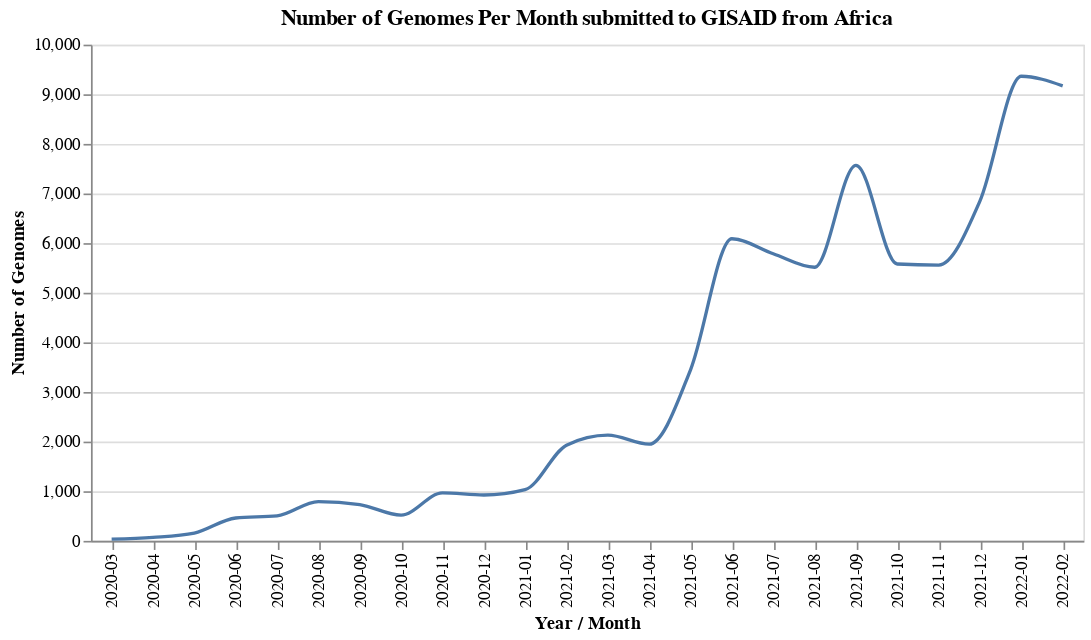

The cell this chart's notebook holds for it:
### Code cell
def date_greater_filter(date, cutoff):
    date_parts = date.split('-')
    date_day = int(date_parts[2]) if len(date_parts) == 3 else 0
    date_month = int(date_parts[1]) if len(date_parts) >= 2 else 0
    date_year = int(date_parts[0])
    return [date_year, date_month, date_day] >= cutoff

def date_lesser_filter(date, cutoff):
    return not date_greater_filter(date, cutoff)

data = africa_metadata[africa_metadata.apply(lambda r:date_lesser_filter(r['date_submitted'], [2022,3,1]), axis=1)]
alt.Chart(data.groupby('date_submitted_yearmon').count().reset_index(), title="Number of Genomes Per Month submitted to GISAID from Africa", width=600).mark_line(interpolate="monotone").encode(
    alt.X("date_submitted_yearmon", title="Year / Month"), 
    alt.Y('virus', title="Number of Genomes"))

### Figure 1 — Vega-Lite specification as saved in the notebook (floating-point values rounded to 4 significant figures)
{"config": {"view": {"continuousWidth": 400, "continuousHeight": 300}}, "data": {"name": "data-60461e9de51ecef770f11f85641123b3"}, "mark": {"type": "line", "interpolate": "monotone"}, "encoding": {"x": {"type": "nominal", "field": "date_submitted_yearmon", "title": "Year / Month"}, "y": {"type": "quantitative", "field": "virus", "title": "Number of Genomes"}}, "title": "Number of Genomes Per Month submitted to GISAID from Africa", "width": 600, "$schema": "https://vega.github.io/schema/vega-lite/v4.8.1.json", "datasets": {"data-60461e9de51ecef770f11f85641123b3": [{"date_submitted_yearmon": "2020-03", "virus": 35, "gisaid_epi_isl": 35, "genbank_accession": 35, "date": 35, "region": 35, "country": 35, "division": 35, "location": 7, "region_exposure": 35, "country_exposure": 35, "division_exposure": 35, "segment": 35, "length": 35, "host": 35, "age": 35, "sex": 35, "Nextstrain_clade": 35, "pango_lineage": 35, "GISAID_clade": 35, "originating_lab": 35, "submitting_lab": 35, "authors": 35, "url": 35, "title": 35, "paper_url": 35, "date_submitted": 35, "purpose_of_sequencing": 0, "date_yearmon": 35, "days_to_submit": 35}, {"date_submitted_yearmon": "2020-04", "virus": 71, "gisaid_epi_isl": 71, "genbank_accession": 71, "date": 71, "region": 71, "country": 71, "division": 71, "location": 17, "region_exposure": 71, "country_exposure": 71, "division_exposure": 71, "segment": 71, "length": 71, "host": 71, "age": 71, "sex": 71, "Nextstrain_clade": 71, "pango_lineage": 71, "GISAID_clade": 71, "originating_lab": 71, "submitting_lab": 71, "authors": 71, "url": 71, "title": 71, "paper_url": 71, "date_submitted": 71, "purpose_of_sequencing": 0, "date_yearmon": 71, "days_to_submit": 71}, {"date_submitted_yearmon": "2020-05", "virus": 158, "gisaid_epi_isl": 158, "genbank_accession": 158, "date": 158, "region": 158, "country": 158, "division": 158, "location": 0, "region_exposure": 158, "country_exposure": 158, "division_exposure": 158, "segment": 158, "length": 158, "host": 158, "age": 158, "sex": 158, "Nextstrain_clade": 158, "pango_lineage": 158, "GISAID_clade": 158, "originating_lab": 158, "submitting_lab": 158, "authors": 158, "url": 158, "title": 158, "paper_url": 158, "date_submitted": 158, "purpose_of_sequencing": 0, "date_yearmon": 158, "days_to_submit": 158}, {"date_submitted_yearmon": "2020-06", "virus": 461, "gisaid_epi_isl": 461, "genbank_accession": 461, "date": 461, "region": 461, "country": 461, "division": 461, "location": 110, "region_exposure": 461, "country_exposure": 461, "division_exposure": 461, "segment": 461, "length": 461, "host": 461, "age": 461, "sex": 461, "Nextstrain_clade": 461, "pango_lineage": 461, "GISAID_clade": 461, "originating_lab": 461, "submitting_lab": 461, "authors": 461, "url": 461, "title": 461, "paper_url": 461, "date_submitted": 461, "purpose_of_sequencing": 0, "date_yearmon": 461, "days_to_submit": 461}, {"date_submitted_yearmon": "2020-07", "virus": 503, "gisaid_epi_isl": 503, "genbank_accession": 503, "date": 503, "region": 503, "country": 503, "division": 503, "location": 244, "region_exposure": 503, "country_exposure": 503, "division_exposure": 503, "segment": 503, "length": 503, "host": 503, "age": 503, "sex": 503, "Nextstrain_clade": 503, "pango_lineage": 503, "GISAID_clade": 503, "originating_lab": 503, "submitting_lab": 503, "authors": 503, "url": 503, "title": 503, "paper_url": 503, "date_submitted": 503, "purpose_of_sequencing": 0, "date_yearmon": 503, "days_to_submit": 503}, {"date_submitted_yearmon": "2020-08", "virus": 791, "gisaid_epi_isl": 791, "genbank_accession": 791, "date": 791, "region": 791, "country": 791, "division": 791, "location": 498, "region_exposure": 791, "country_exposure": 791, "division_exposure": 791, "segment": 791, "length": 791, "host": 791, "age": 791, "sex": 791, "Nextstrain_clade": 791, "pango_lineage": 791, "GISAID_clade": 791, "originating_lab": 791, "submitting_lab": 791, "authors": 791, "url": 791, "title": 791, "paper_url": 791, "date_submitted": 791, "purpose_of_sequencing": 0, "date_yearmon": 791, "days_to_submit": 791}, {"date_submitted_yearmon": "2020-09", "virus": 731, "gisaid_epi_isl": 731, "genbank_accession": 731, "date": 731, "region": 731, "country": 731, "division": 731, "location": 266, "region_exposure": 731, "country_exposure": 731, "division_exposure": 731, "segment": 731, "length": 731, "host": 731, "age": 731, "sex": 731, "Nextstrain_clade": 731, "pango_lineage": 731, "GISAID_clade": 731, "originating_lab": 731, "submitting_lab": 731, "authors": 731, "url": 731, "title": 731, "paper_url": 731, "date_submitted": 731, "purpose_of_sequencing": 0, "date_yearmon": 731, "days_to_submit": 731}, {"date_submitted_yearmon": "2020-10", "virus": 518, "gisaid_epi_isl": 518, "genbank_accession": 518, "date": 518, "region": 518, "country": 518, "division": 518, "location": 316, "region_exposure": 518, "country_exposure": 518, "division_exposure": 518, "segment": 518, "length": 518, "host": 518, "age": 518, "sex": 518, "Nextstrain_clade": 518, "pango_lineage": 518, "GISAID_clade": 518, "originating_lab": 518, "submitting_lab": 518, "authors": 518, "url": 518, "title": 518, "paper_url": 518, "date_submitted": 518, "purpose_of_sequencing": 0, "date_yearmon": 518, "days_to_submit": 518}, {"date_submitted_yearmon": "2020-11", "virus": 966, "gisaid_epi_isl": 966, "genbank_accession": 966, "date": 966, "region": 966, "country": 966, "division": 966, "location": 517, "region_exposure": 966, "country_exposure": 966, "division_exposure": 966, "segment": 966, "length": 966, "host": 966, "age": 966, "sex": 966, "Nextstrain_clade": 966, "pango_lineage": 966, "GISAID_clade": 966, "originating_lab": 966, "submitting_lab": 966, "authors": 966, "url": 966, "title": 966, "paper_url": 966, "date_submitted": 966, "purpose_of_sequencing": 0, "date_yearmon": 966, "days_to_submit": 966}, {"date_submitted_yearmon": "2020-12", "virus": 924, "gisaid_epi_isl": 924, "genbank_accession": 924, "date": 924, "region": 924, "country": 924, "division": 924, "location": 523, "region_exposure": 924, "country_exposure": 924, "division_exposure": 924, "segment": 924, "length": 924, "host": 924, "age": 924, "sex": 924, "Nextstrain_clade": 924, "pango_lineage": 924, "GISAID_clade": 924, "originating_lab": 924, "submitting_lab": 924, "authors": 924, "url": 924, "title": 924, "paper_url": 924, "date_submitted": 924, "purpose_of_sequencing": 0, "date_yearmon": 924, "days_to_submit": 924}, {"date_submitted_yearmon": "2021-01", "virus": 1032, "gisaid_epi_isl": 1032, "genbank_accession": 1032, "date": 1032, "region": 1032, "country": 1032, "division": 1032, "location": 234, "region_exposure": 1032, "country_exposure": 1032, "division_exposure": 1032, "segment": 1032, "length": 1032, "host": 1032, "age": 1032, "sex": 1032, "Nextstrain_clade": 1032, "pango_lineage": 1032, "GISAID_clade": 1032, "originating_lab": 1032, "submitting_lab": 1032, "authors": 1032, "url": 1032, "title": 1032, "paper_url": 1032, "date_submitted": 1032, "purpose_of_sequencing": 0, "date_yearmon": 1032, "days_to_submit": 1032}, {"date_submitted_yearmon": "2021-02", "virus": 1929, "gisaid_epi_isl": 1929, "genbank_accession": 1929, "date": 1929, "region": 1929, "country": 1929, "division": 1929, "location": 546, "region_exposure": 1929, "country_exposure": 1929, "division_exposure": 1929, "segment": 1929, "length": 1929, "host": 1929, "age": 1929, "sex": 1929, "Nextstrain_clade": 1929, "pango_lineage": 1929, "GISAID_clade": 1929, "originating_lab": 1929, "submitting_lab": 1929, "authors": 1929, "url": 1929, "title": 1929, "paper_url": 1929, "date_submitted": 1929, "purpose_of_sequencing": 0, "date_yearmon": 1929, "days_to_submit": 1929}, {"date_submitted_yearmon": "2021-03", "virus": 2130, "gisaid_epi_isl": 2130, "genbank_accession": 2130, "date": 2130, "region": 2130, "country": 2130, "division": 2130, "location": 717, "region_exposure": 2130, "country_exposure": 2130, "division_exposure": 2130, "segment": 2130, "length": 2130, "host": 2130, "age": 2130, "sex": 2130, "Nextstrain_clade": 2130, "pango_lineage": 2130, "GISAID_clade": 2130, "originating_lab": 2130, "submitting_lab": 2130, "authors": 2130, "url": 2130, "title": 2130, "paper_url": 2130, "date_submitted": 2130, "purpose_of_sequencing": 0, "date_yearmon": 2130, "days_to_submit": 2130}, {"date_submitted_yearmon": "2021-04", "virus": 1948, "gisaid_epi_isl": 1948, "genbank_accession": 1948, "date": 1948, "region": 1948, "country": 1948, "division": 1948, "location": 819, "region_exposure": 1948, "country_exposure": 1948, "division_exposure": 1948, "segment": 1948, "length": 1948, "host": 1948, "age": 1948, "sex": 1948, "Nextstrain_clade": 1948, "pango_lineage": 1948, "GISAID_clade": 1948, "originating_lab": 1948, "submitting_lab": 1948, "authors": 1948, "url": 1948, "title": 1948, "paper_url": 1948, "date_submitted": 1948, "purpose_of_sequencing": 0, "date_yearmon": 1948, "days_to_submit": 1948}, {"date_submitted_yearmon": "2021-05", "virus": 3448, "gisaid_epi_isl": 3448, "genbank_accession": 3448, "date": 3448, "region": 3448, "country": 3448, "division": 3448, "location": 605, "region_exposure": 3448, "country_exposure": 3448, "division_exposure": 3448, "segment": 3448, "length": 3448, "host": 3448, "age": 3448, "sex": 3448, "Nextstrain_clade": 3448, "pango_lineage": 3448, "GISAID_clade": 3448, "originating_lab": 3448, "submitting_lab": 3448, "authors": 3448, "url": 3448, "title": 3448, "paper_url": 3448, "date_submitted": 3448, "purpose_of_sequencing": 0, "date_yearmon": 3448, "days_to_submit": 3448}, {"date_submitted_yearmon": "2021-06", "virus": 6088, "gisaid_epi_isl": 6088, "genbank_accession": 6088, "date": 6088, "region": 6088, "country": 6088, "division": 6088, "location": 1896, "region_exposure": 6088, "country_exposure": 6088, "division_exposure": 6088, "segment": 6088, "length": 6088, "host": 6088, "age": 6088, "sex": 6088, "Nextstrain_clade": 6088, "pango_lineage": 6088, "GISAID_clade": 6088, "originating_lab": 6088, "submitting_lab": 6088, "authors": 6088, "url": 6088, "title": 6088, "paper_url": 6088, "date_submitted": 6088, "purpose_of_sequencing": 0, "date_yearmon": 6088, "days_to_submit": 6088}, {"date_submitted_yearmon": "2021-07", "virus": 5787, "gisaid_epi_isl": 5787, "genbank_accession": 5787, "date": 5787, "region": 5787, "country": 5787, "division": 5787, "location": 1808, "region_exposure": 5787, "country_exposure": 5787, "division_exposure": 5787, "segment": 5787, "length": 5787, "host": 5787, "age": 5787, "sex": 5787, "Nextstrain_clade": 5787, "pango_lineage": 5787, "GISAID_clade": 5787, "originating_lab": 5787, "submitting_lab": 5787, "authors": 5787, "url": 5787, "title": 5787, "paper_url": 5787, "date_submitted": 5787, "purpose_of_sequencing": 0, "date_yearmon": 5787, "days_to_submit": 5787}, {"date_submitted_yearmon": "2021-08", "virus": 5514, "gisaid_epi_isl": 5514, "genbank_accession": 5514, "date": 5514, "region": 5514, "country": 5514, "division": 5514, "location": 1798, "region_exposure": 5514, "country_exposure": 5514, "division_exposure": 5514, "segment": 5514, "length": 5514, "host": 5514, "age": 5514, "sex": 5514, "Nextstrain_clade": 5514, "pango_lineage": 5514, "GISAID_clade": 5514, "originating_lab": 5514, "submitting_lab": 5514, "authors": 5514, "url": 5514, "title": 5514, "paper_url": 5514, "date_submitted": 5514, "purpose_of_sequencing": 0, "date_yearmon": 5514, "days_to_submit": 5514}, {"date_submitted_yearmon": "2021-09", "virus": 7567, "gisaid_epi_isl": 7567, "genbank_accession": 7567, "date": 7567, "region": 7567, "country": 7567, "division": 7567, "location": 2128, "region_exposure": 7567, "country_exposure": 7567, "division_exposure": 7567, "segment": 7567, "length": 7567, "host": 7567, "age": 7567, "sex": 7567, "Nextstrain_clade": 7567, "pango_lineage": 7567, "GISAID_clade": 7567, "originating_lab": 7567, "submitting_lab": 7567, "authors": 7567, "url": 7567, "title": 7567, "paper_url": 7567, "date_submitted": 7567, "purpose_of_sequencing": 0, "date_yearmon": 7567, "days_to_submit": 7567}, {"date_submitted_yearmon": "2021-10", "virus": 5580, "gisaid_epi_isl": 5580, "genbank_accession": 5580, "date": 5580, "region": 5580, "country": 5580, "division": 5580, "location": 1203, "region_exposure": 5580, "country_exposure": 5580, "division_exposure": 5580, "segment": 5580, "length": 5580, "host": 5580, "age": 5580, "sex": 5580, "Nextstrain_clade": 5580, "pango_lineage": 5580, "GISAID_clade": 5580, "originating_lab": 5580, "submitting_lab": 5580, "authors": 5580, "url": 5580, "title": 5580, "paper_url": 5580, "date_submitted": 5580, "purpose_of_sequencing": 0, "date_yearmon": 5580, "days_to_submit": 5580}, {"date_submitted_yearmon": "2021-11", "virus": 5557, "gisaid_epi_isl": 5557, "genbank_accession": 5557, "date": 5557, "region": 5557, "country": 5557, "division": 5557, "location": 709, "region_exposure": 5557, "country_exposure": 5557, "division_exposure": 5557, "segment": 5557, "length": 5557, "host": 5557, "age": 5557, "sex": 5557, "Nextstrain_clade": 5557, "pango_lineage": 5557, "GISAID_clade": 5557, "originating_lab": 5557, "submitting_lab": 5557, "authors": 5557, "url": 5557, "title": 5557, "paper_url": 5557, "date_submitted": 5557, "purpose_of_sequencing": 0, "date_yearmon": 5557, "days_to_submit": 5557}, {"date_submitted_yearmon": "2021-12", "virus": 6851, "gisaid_epi_isl": 6851, "genbank_accession": 6851, "date": 6851, "region": 6851, "country": 6851, "division": 6851, "location": 1937, "region_exposure": 6851, "country_exposure": 6851, "division_exposure": 6851, "segment": 6851, "length": 6851, "host": 6851, "age": 6851, "sex": 6851, "Nextstrain_clade": 6851, "pango_lineage": 6851, "GISAID_clade": 6851, "originating_lab": 6851, "submitting_lab": 6851, "authors": 6851, "url": 6851, "title": 6851, "paper_url": 6851, "date_submitted": 6851, "purpose_of_sequencing": 0, "date_yearmon": 6851, "days_to_submit": 6851}, {"date_submitted_yearmon": "2022-01", "virus": 9363, "gisaid_epi_isl": 9363, "genbank_accession": 9363, "date": 9363, "region": 9363, "country": 9363, "division": 9363, "location": 2092, "region_exposure": 9363, "country_exposure": 9363, "division_exposure": 9363, "segment": 9363, "length": 9363, "host": 9363, "age": 9363, "sex": 9363, "Nextstrain_clade": 9363, "pango_lineage": 9363, "GISAID_clade": 9363, "originating_lab": 9363, "submitting_lab": 9363, "authors": 9363, "url": 9363, "title": 9363, "paper_url": 9363, "date_submitted": 9363, "purpose_of_sequencing": 0, "date_yearmon": 9363, "days_to_submit": 9363}, {"date_submitted_yearmon": "2022-02", "virus": 9169, "gisaid_epi_isl": 9169, "genbank_accession": 9169, "date": 9169, "region": 9169, "country": 9169, "division": 9169, "location": 1357, "region_exposure": 9169, "country_exposure": 9169, "division_exposure": 9169, "segment": 9169, "length": 9169, "host": 9169, "age": 9169, "sex": 9169, "Nextstrain_clade": 9169, "pango_lineage": 9169, "GISAID_clade": 9169, "originating_lab": 9169, "submitting_lab": 9169, "authors": 9169, "url": 9169, "title": 9169, "paper_url": 9169, "date_submitted": 9169, "purpose_of_sequencing": 0, "date_yearmon": 9169, "days_to_submit": 9169}]}}
